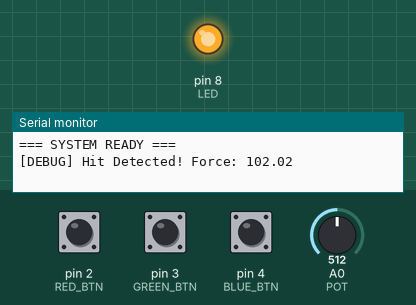
Bench run of a sketch on a simulated Arduino Uno, built with avr-gcc and run on an emulated ATmega328P. Parts: output pins drawn as LEDs (lit = HIGH), the last lines printed to the serial monitor. Inputs (shaded band) come from the test bench; at power-on: pin 2 (RED_BTN) HIGH, pin 3 (GREEN_BTN) HIGH, pin 4 (BLUE_BTN) HIGH, A0 (POT) = 512.

Above: at 0.05 s.
At 1.2 s:
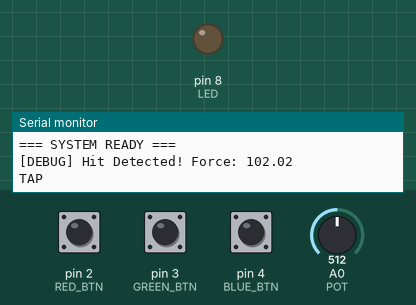
1.3 s: pin 2 (RED_BTN) pulled LOW for 0.15 s
Timing chart, 0 to 4.3 s (numbered marks = the images above; inputs shaded):
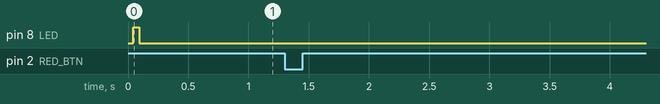

The sketch:

ChromaReflex_Arduino.ino
```cpp
#define POT A0
#define RED_BTN 2
#define GREEN_BTN 3
#define BLUE_BTN 4
#define LED 8

float alpha = 0.90;
float filtered = 0;
float envelope = 0;
// -------------------------------------------------
// ADJUST THIS THRESHOLD IF IT IS TOO SENSITIVE
// Higher = Harder hit required
// Lower = Softer hit required
float threshold = 80;
// -------------------------------------------------

bool tapDetected = false;

void setup() {
  Serial.begin(9600);
  pinMode(RED_BTN, INPUT_PULLUP);
  pinMode(GREEN_BTN, INPUT_PULLUP);
  pinMode(BLUE_BTN, INPUT_PULLUP);
  pinMode(LED, OUTPUT);
  Serial.println("=== SYSTEM READY ===");
}

void loop() {
  int raw = analogRead(POT);
  // Low Pass Filter (Smooths out jitter)
  filtered = alpha * filtered + (1 - alpha) * raw;
  // Envelope Detector (Makes the signal positive and readable)
  envelope = 0.8 * envelope + 0.2 * abs(filtered);

  // --- TAP DETECTION ---
  if (envelope > threshold) {
    if (!tapDetected) {
      tapDetected = true;

      // ==========================================
      // DEBUG LOG: See exactly what triggered it
      // ==========================================
      Serial.print("[DEBUG] Hit Detected! Force: ");
      Serial.println(envelope);

      // Send the actual command to Python
      Serial.println("TAP");

      // Flash LED
      digitalWrite(LED, HIGH);
      delay(50);
      digitalWrite(LED, LOW);

      // Wait for Button Logic
      bool buttonPressed = false;
      while (!buttonPressed) {
        if (digitalRead(RED_BTN) == LOW) {
          Serial.println("RED");
          buttonPressed = true;
        }
        else if (digitalRead(GREEN_BTN) == LOW) {
          Serial.println("GREEN");
          buttonPressed = true;
        }
        else if (digitalRead(BLUE_BTN) == LOW) {
          Serial.println("BLUE");
          buttonPressed = true;
        }
        delay(10);
      }
      delay(300); // Debounce
    }
  }
  else {
    tapDetected = false;
  }

  delay(10);
}
```
